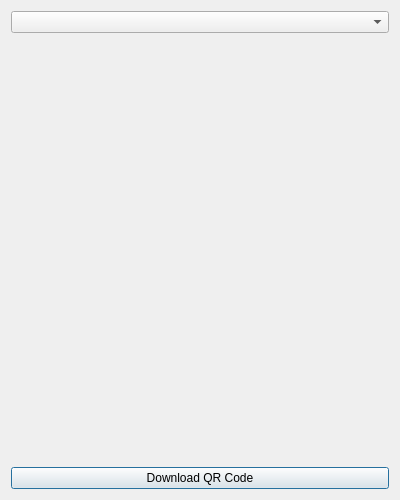
<?xml version="1.0" encoding="UTF-8"?>
<ui version="4.0">
  <class>QRDialog</class>
  <widget class="QDialog" name="QRDialog">
    <property name="geometry">
      <rect>
        <x>0</x>
        <y>0</y>
        <width>400</width>
        <height>500</height>
      </rect>
    </property>
    <property name="windowTitle">
      <string>QR Code Generator</string>
    </property>
    <layout class="QVBoxLayout" name="verticalLayout">
      <item>
        <widget class="QComboBox" name="boxComboBox"/>
      </item>
      <item>
        <widget class="QLabel" name="qrCodeLabel">
          <property name="alignment">
            <set>Qt::AlignCenter</set>
          </property>
        </widget>
      </item>
      <item>
        <widget class="QPushButton" name="downloadButton">
          <property name="text">
            <string>Download QR Code</string>
          </property>
        </widget>
      </item>
    </layout>
  </widget>
  <resources/>
  <connections/>
</ui>
